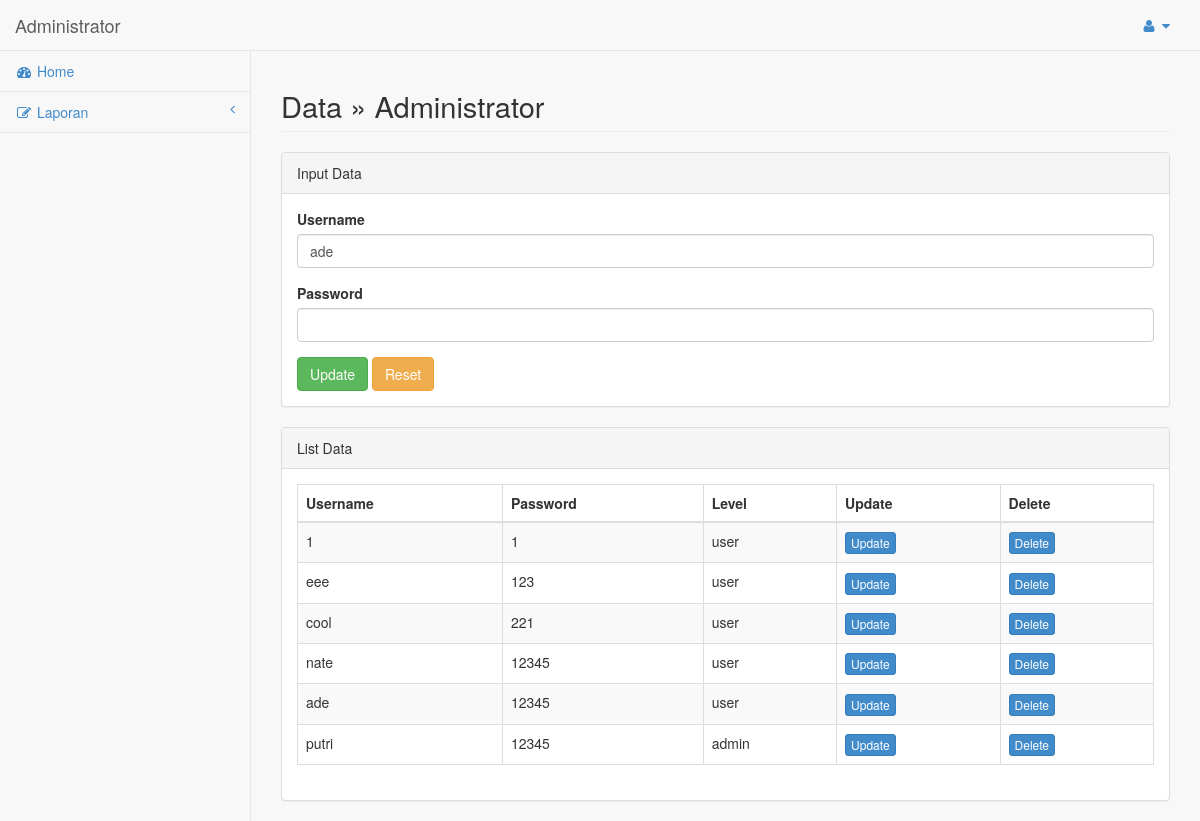
/admin.php?administrator-update=2 (signed in), run on the app's committed database.
### tables this page shows
CREATE TABLE `user` (
  `id` int(11) NOT NULL,
  `username` varchar(250) NOT NULL,
  `password` varchar(250) NOT NULL,
  `level` enum('user','admin','','') NOT NULL
);

### admin/page/administrator/update.php (the view, shortened to what this page needs)
<?php
$admin_id = $_GET['administrator-update'];
$edit = mysqli_query($con, "SELECT * FROM user WHERE id = '$admin_id'");
$row_edit = mysqli_fetch_assoc($edit);
$query = mysqli_query($con, "SELECT * FROM user ORDER BY id DESC");
?>
<div class="row">
    <div class="col-lg-12">
        <h1 class="page-header">Data &raquo; Administrator</h1>
    </div>
</div>
<div class="row">
    <div class="col-lg-12">
        <div class="panel panel-default">
            <div class="panel-heading">
                Input Data
            </div>
            <div class="panel-body">
                <div class="row">
                    <div class="col-lg-12">
                        <form role="form" action="" method="post">
                            <div class="form-group">
                                <label>Username</label>
                                <input class="form-control" type="text" name="username" value="<?= $row_edit['username']?>" />
                            </div>
                            <div class="form-group">
                                <label>Password</label>
                                <input class="form-control" type="password" name="password" value="<?= $row_edit['[password']?>"/>
                            </div>
                            <button type="submit" name="update" class="btn btn-success">Update</button>
                            <button type="reset" class="btn btn-warning">Reset</button>
                        </form>
                    </div>
                </div>
            </div>
        </div>
        <div class="panel panel-default">
            <div class="panel-heading">
                List Data
            </div>
            <div class="panel-body">
                <div class="table-responsive">
                    <table class="table table-striped table-bordered table-hover" id="dataTables-example">
                        <thead>
                            <tr>
                                <th>Username</th>
                                <th>Password</th>
                                <th>Level</th>
                                <th>Update</th>
                                <th>Delete</th>
                            </tr>
                        </thead>
                        <tbody>
                        <?php if(mysqli_num_rows($query)){?>
                            <?php while($row = mysqli_fetch_assoc($query)){?>
                            <tr>
                                <td><?= $row['username'];?></td>
                                <td><?= $row['password'];?></td>
                                <td><?= $row['level'];?></td>
                                <td class="center"><a href="admin.php?administrator-update=<?php echo $row['id'];?>" class="btn btn-primary btn-xs" type="button">Update</a></td>
                                <td class="center"><a href="admin.php?administrator-delete=<?php echo $row['id'];?>" class="btn btn-primary btn-xs" type="button">Delete</a></td>
                            </tr>
                            <?php } ?>
                            <?php } ?>
                        </tbody>
                    </table>
                </div>
            </div>
        </div>
    </div>
</div>

### css/sb-admin.css (style rules this page uses)
body { background-color: #f8f8f8; padding-top: 100px; }
@media (min-width:768px) { body { padding-top: 50px; } }
.page-header { font-size: 29px; }

### data on the page
user: username "ade", password "12345", level "user"
user: username "1", password "1", level "user"
user: username "eee", password "123", level "user"
user: username "cool", password "221", level "user"
user: username "nate", password "12345", level "user"
user: username "putri", password "12345", level "admin"
